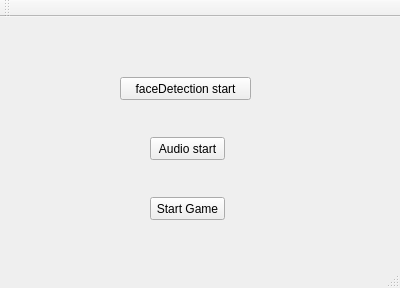
<?xml version="1.0" encoding="UTF-8"?>
<ui version="4.0">
 <class>MainWindow</class>
 <widget class="QMainWindow" name="MainWindow">
  <property name="geometry">
   <rect>
    <x>0</x>
    <y>0</y>
    <width>400</width>
    <height>288</height>
   </rect>
  </property>
  <property name="windowTitle">
   <string>MainWindow</string>
  </property>
  <widget class="QWidget" name="centralWidget">
   <widget class="QPushButton" name="faceBtn">
    <property name="geometry">
     <rect>
      <x>120</x>
      <y>60</y>
      <width>131</width>
      <height>23</height>
     </rect>
    </property>
    <property name="text">
     <string>faceDetection start</string>
    </property>
   </widget>
   <widget class="QPushButton" name="audioBtn">
    <property name="geometry">
     <rect>
      <x>150</x>
      <y>120</y>
      <width>75</width>
      <height>23</height>
     </rect>
    </property>
    <property name="text">
     <string>Audio start</string>
    </property>
   </widget>
   <widget class="QPushButton" name="playBtn">
    <property name="geometry">
     <rect>
      <x>150</x>
      <y>180</y>
      <width>75</width>
      <height>23</height>
     </rect>
    </property>
    <property name="text">
     <string>Start Game</string>
    </property>
   </widget>
  </widget>
  <widget class="QMenuBar" name="menuBar">
   <property name="geometry">
    <rect>
     <x>0</x>
     <y>0</y>
     <width>400</width>
     <height>21</height>
    </rect>
   </property>
  </widget>
  <widget class="QToolBar" name="mainToolBar">
   <attribute name="toolBarArea">
    <enum>TopToolBarArea</enum>
   </attribute>
   <attribute name="toolBarBreak">
    <bool>false</bool>
   </attribute>
  </widget>
  <widget class="QStatusBar" name="statusBar"/>
 </widget>
 <layoutdefault spacing="6" margin="11"/>
 <resources/>
 <connections/>
</ui>
